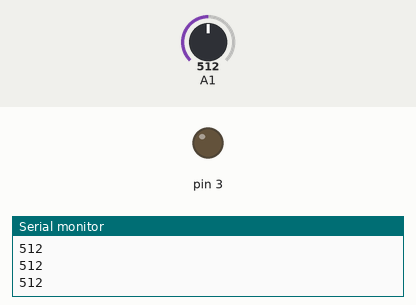
A sketch run on a simulated Arduino Uno, built with avr-gcc and run on an emulated ATmega328P. Parts: output pins drawn as LEDs (lit = HIGH), the last lines printed to the serial monitor. The test bench sets the inputs (shaded band); at power-on: A1 = 512.

Above: at 1.2 s.
1.3 s: A1 set to 716
At 2.5 s:
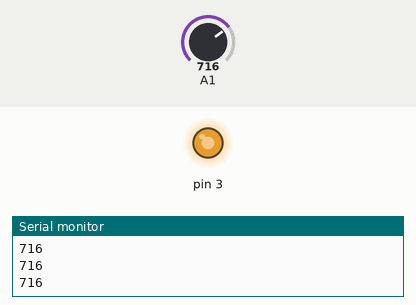
2.8 s: A1 set to 749
At 3.8 s:
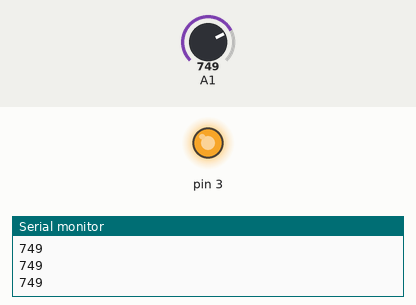
4.3 s: A1 set to 768
At 5.1 s:
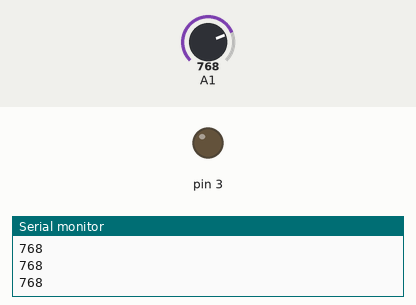
5.8 s: A1 set to 900
At 6.4 s:
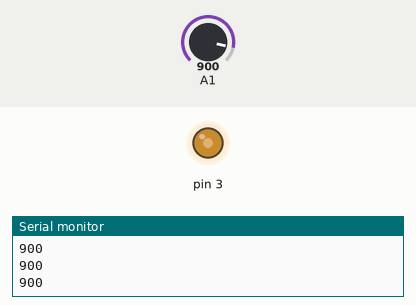
7.3 s: A1 set to 306
At 7.7 s:
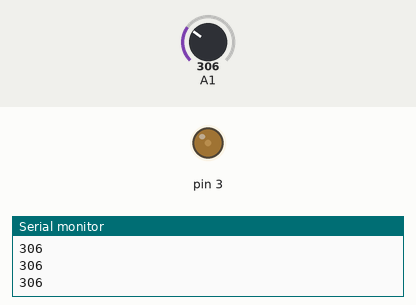
8.8 s: A1 set to 0
At 10.2 s:
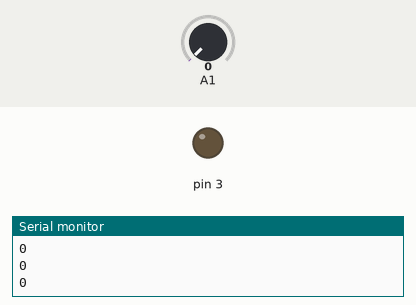
Timing chart, 0 to 11.3 s (numbered marks = the images above; inputs shaded):
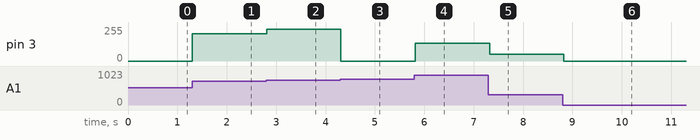

The sketch:

ADC_BareMetal.ino
```cpp
void setup() {
  ADCSRA |= (1<<7);// Enable the ADC
  ADMUX |= (1<<6);// set the referance voltage (AVcc with external capacitor at AREF pin)
  ADCSRA |= (1<<2)|(1<<1)|(1<<0);// Prescaler selection = 128
  ADMUX |= (1<<0);//select channel (ADC1)
  DDRD |=(1<<3);
  Serial.begin(9600);
}
volatile uint16_t adc_data=0;

uint16_t read_ADC(void){
  static uint16_t data=0;
  ADCSRA |= (1<<6);//start conversion
  while(ADCSRA & (1<<6));// check the conversion is ended or not
  data = (ADCH<<8)|ADCL;
  return ADC;
}
void loop() {
  adc_data= read_ADC();
  TCCR2A |= (1 << COM2B1) | (1 << WGM20); OCR2B = adc_data;//PWM registers
  Serial.println(adc_data);
  delay(100);
}
```

Measured:
- the behaviour switches between 767 and 768 on A1 (found by bisection; images 2 and 3)
- after the input at 1.3 s, pin 3: 0/255 → 204/255 at once
- after the input at 2.8 s, pin 3: 204/255 → 237/255 at once
- after the input at 4.3 s, pin 3: 237/255 → 0/255 at once
- after the input at 5.8 s, pin 3: 0/255 → 132/255 at once
- after the input at 7.3 s, pin 3: 132/255 → 50/255 at once
- after the input at 8.8 s, pin 3: 50/255 → 0/255 at once
